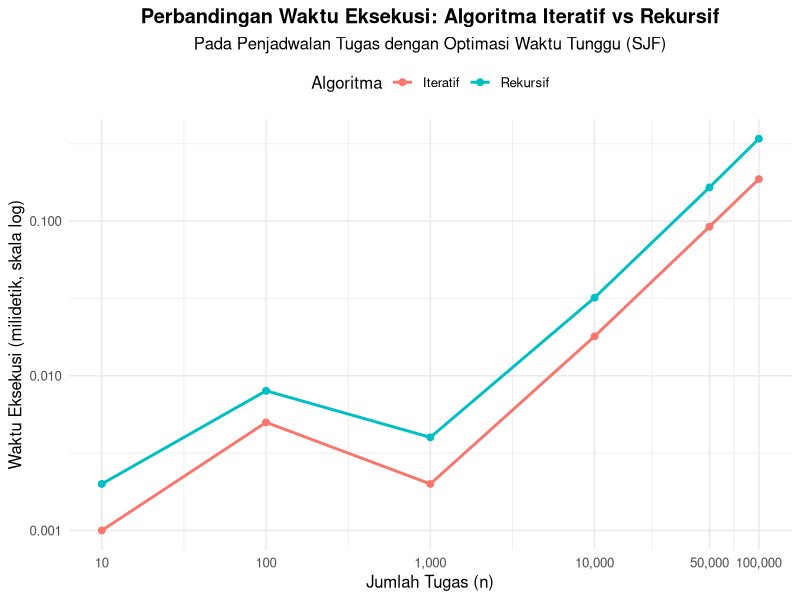

Here is the R script that generated this plot:
#Untuk generate grafik menggunakan R

# Load libraries
library(ggplot2)
library(dplyr)
library(tidyr)

# Data dari tabel di laporan (n vs waktu dalam milidetik)
data <- data.frame(
  n = c(10, 100, 1000, 10000, 50000, 100000),
  Iteratif_ms = c(0.001, 0.005, 0.002, 0.018, 0.092, 0.187),
  Rekursif_ms = c(0.002, 0.008, 0.004, 0.032, 0.165, 0.341)
)

# Ubah ke format long untuk plotting
plot_data <- data %>%
  pivot_longer(
    cols = c(Iteratif_ms, Rekursif_ms),
    names_to = "Algoritma",
    values_to = "Waktu_ms"
  ) %>%
  mutate(Algoritma = factor(Algoritma, 
                            levels = c("Iteratif_ms", "Rekursif_ms"),
                            labels = c("Iteratif", "Rekursif")))

# Plot
ggplot(plot_data, aes(x = n, y = Waktu_ms, color = Algoritma, group = Algoritma)) +
  geom_line(size = 1) +
  geom_point(size = 2) +
  scale_x_log10(breaks = data$n, labels = scales::comma) +  # log scale karena rentang n sangat lebar
  scale_y_continuous(trans = 'log10', labels = scales::number_format(accuracy = 0.001)) +
  labs(
    title = "Perbandingan Waktu Eksekusi: Algoritma Iteratif vs Rekursif",
    subtitle = "Pada Penjadwalan Tugas dengan Optimasi Waktu Tunggu (SJF)",
    x = "Jumlah Tugas (n)",
    y = "Waktu Eksekusi (milidetik, skala log)",
    color = "Algoritma"
  ) +
  theme_minimal(base_size = 12) +
  theme(
    plot.title = element_text(hjust = 0.5, face = "bold"),
    plot.subtitle = element_text(hjust = 0.5),
    legend.position = "top"
  )

